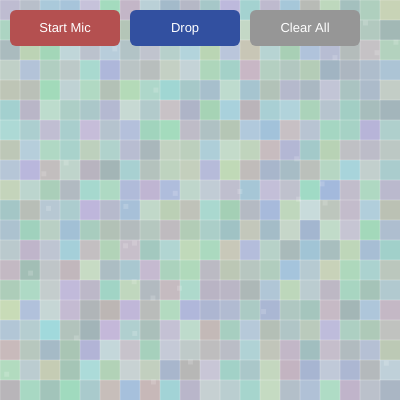
Frame 1 (no input)
Frame 60 (no input): identical to frame 1, image omitted
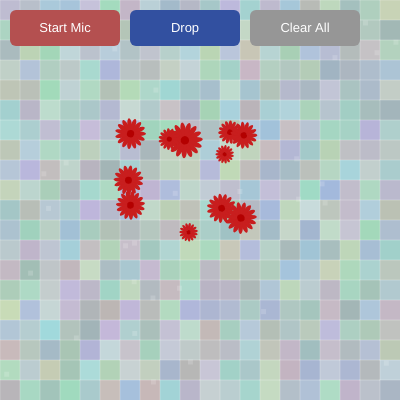
Frame 120 (the mouse pressed at the canvas centre since frame 60)

The p5.js sketch that drew these frames (run headless with seeded random() and noise() and a simulated clock; from frame 60 on, the mouse is pressed at the canvas centre):

// p5.js sketch
// ── sketch.js
// ─── Project B: Floating Letters + Rose Fireworks + Mosaic Background ───

let recognition;
let listening = false;
let letters = [];
let roses = [];
let falling = false;
let lastBurstTime = 0;
let bgBuffer; // off-screen buffer for the mosaic background

function setup() {
  createCanvas(400, 400);
  textSize(14);

  // Generate the light blue mosaic background once
  bgBuffer = createGraphics(400, 400);
  drawMosaicBackground(bgBuffer);

  // Speech recognition
  const SpeechRecognition = window.SpeechRecognition || window.webkitSpeechRecognition;
  if (SpeechRecognition) {
    recognition = new SpeechRecognition();
    recognition.continuous = true;
    recognition.interimResults = false;
    recognition.lang = 'en-US';

    recognition.onresult = (e) => {
      for (let i = e.resultIndex; i < e.results.length; i++) {
        if (e.results[i].isFinal) {
          const words = e.results[i][0].transcript.trim();
          for (let ch of words) {
            if (ch !== ' ') {
              letters.push(new Letter(ch));
            }
          }
        }
      }
    };

    recognition.onend = () => {
      if (listening && recognition) recognition.start();
    };
  } else {
    console.warn('Speech recognition not supported in this browser.');
  }
}

function draw() {
  // Draw the mosaic background from the buffer
  image(bgBuffer, 0, 0);

  // Update and display letters
  for (let l of letters) {
    l.update();
    l.display();
  }

  // Update and display roses
  for (let r of roses) {
    r.update();
    r.display();
  }

  // ── GUI Buttons ──
  // Mic button
  fill(listening ? color(80, 180, 100) : color(180, 80, 80));
  noStroke();
  rect(10, 10, 110, 36, 6);
  fill(255);
  textAlign(CENTER, CENTER);
  textSize(13);
  text(listening ? 'Stop Mic' : 'Start Mic', 65, 28);

  // Drop / Float button
  fill(falling ? color(80, 120, 200) : color(50, 80, 160));
  rect(130, 10, 110, 36, 6);
  fill(255);
  text(falling ? 'Floating' : 'Drop', 185, 28);

  // Clear button
  fill(150);
  rect(250, 10, 110, 36, 6);
  fill(255);
  text('Clear All', 305, 28);
}

function mousePressed() {
  // Mic toggle
  if (mouseX > 10 && mouseX < 120 && mouseY > 10 && mouseY < 46) {
    if (recognition) {
      if (!listening) {
        recognition.start();
        listening = true;
      } else {
        recognition.stop();
        listening = false;
      }
    }
    return;
  }

  // Drop / Float toggle
  if (mouseX > 130 && mouseX < 240 && mouseY > 10 && mouseY < 46) {
    falling = !falling;
    for (let l of letters) l.setFalling(falling);
    for (let r of roses) r.setFalling(falling);
    return;
  }

  // Clear all
  if (mouseX > 250 && mouseX < 360 && mouseY > 10 && mouseY < 46) {
    letters = [];
    roses = [];
    return;
  }

  // ── Click anywhere else → burst of roses ──
  if (roses.length < 300) {
    let burstCount = int(random(10, 18));
    for (let i = 0; i < burstCount; i++) {
      roses.push(new RoseParticle(mouseX, mouseY));
    }
  }
}

function mouseDragged() {
  // Ignore drags that start on buttons
  if (mouseY > 10 && mouseY < 46 && mouseX > 10 && mouseX < 360) {
    return false;
  }
  if (millis() - lastBurstTime > 80 && roses.length < 300) {
    let burstCount = int(random(6, 12));
    for (let i = 0; i < burstCount; i++) {
      roses.push(new RoseParticle(mouseX, mouseY));
    }
    lastBurstTime = millis();
  }
  return false;
}

// ─── Letter class (unchanged) ──────────────────────────────────────────
class Letter {
  constructor(ch) {
    this.ch  = ch;
    this.x   = random(20, width - 20);
    this.y   = random(70, height - 20);
    this.vx  = random(-1, 1);
    this.vy  = random(-1, 1);
    this.col = color(random(50,200), random(50,150), random(150,255));
    this.size = random(14, 28);
    this.falling = false;
    this.grounded = false;
    this.gravity = 0.3;
  }

  setFalling(f) {
    if (!this.grounded) {
      this.falling = f;
      if (!f) {
        this.vy = random(-1, 1);
        this.vx = random(-1, 1);
        this.grounded = false;
      }
    }
  }

  update() {
    if (this.grounded) return;
    if (this.falling) {
      this.vy += this.gravity;
      this.x  += this.vx * 0.3;
      this.y  += this.vy;
      if (this.y >= height - this.size) {
        this.y = height - this.size;
        this.vy *= -0.3;
        this.vx *= 0.8;
        if (abs(this.vy) < 0.5) {
          this.vy = 0;
          this.vx = 0;
          this.grounded = true;
        }
      }
    } else {
      this.x += this.vx;
      this.y += this.vy;
      if (this.x < 10 || this.x > width - 10)  this.vx *= -1;
      if (this.y < 60 || this.y > height - 10) this.vy *= -1;
    }
  }

  display() {
    fill(this.col);
    noStroke();
    textAlign(CENTER, CENTER);
    textSize(this.size);
    text(this.ch, this.x, this.y);
  }
}

// ─── Rose particle class (floats and falls like letters) ──────────────
class RoseParticle {
  constructor(x, y) {
    this.x = x;
    this.y = y;
    this.vx = random(-1.2, 1.2);
    this.vy = random(-1.2, 1.2);
    this.size = random(10, 22);
    this.rot = random(TWO_PI);
    this.falling = false;
    this.grounded = false;
    this.gravity = 0.28;
    this.alpha = 255;
  }

  setFalling(f) {
    if (!this.grounded) {
      this.falling = f;
      if (!f) {
        this.vy = random(-1.2, 1.2);
        this.vx = random(-1.2, 1.2);
        this.grounded = false;
      }
    }
  }

  update() {
    if (this.grounded) return;
    if (this.falling) {
      this.vy += this.gravity;
      this.x  += this.vx * 0.3;
      this.y  += this.vy;
      if (this.y >= height - this.size * 0.9) {
        this.y = height - this.size * 0.9;
        this.vy *= -0.3;
        this.vx *= 0.8;
        if (abs(this.vy) < 0.5) {
          this.vy = 0;
          this.vx = 0;
          this.grounded = true;
        }
      }
    } else {
      this.x += this.vx;
      this.y += this.vy;
      if (this.x < 10 || this.x > width - 10)  this.vx *= -1;
      if (this.y < 60 || this.y > height - 10) this.vy *= -1;
    }
    this.rot += 0.02;
  }

  display() {
    drawRose(this.x, this.y, this.size, this.alpha, this.rot);
  }
}

// ─── Draw a rose with 15 petals ──────────────────────────────────────
function drawRose(x, y, sz, alpha, rotation = 0) {
  push();
  translate(x, y);
  rotate(rotation);
  fill(200, 30, 30, alpha);
  noStroke();
  for (let i = 0; i < 15; i++) {
    push();
    rotate(i * TWO_PI / 15);
    ellipse(0, -sz * 0.5, sz * 0.25, sz * 0.7);
    pop();
  }
  fill(180, 0, 0, alpha);
  circle(0, 0, sz * 0.4);
  pop();
}

// ─── Mosaic background generator ──────────────────────────────────────
function drawMosaicBackground(g) {
  const tileSize = 20;
  g.noStroke();
  for (let i = 0; i < g.width; i += tileSize) {
    for (let j = 0; j < g.height; j += tileSize) {
      // light blue tiles with slight variation
      let blue = 200 + random(-20, 20);
      let green = 200 + random(-20, 20);
      let red = 180 + random(-20, 20);
      g.fill(red, green, blue);
      g.rect(i, j, tileSize, tileSize);

      // subtle white grout lines (overlapping edges)
      g.stroke(255, 80);
      g.strokeWeight(0.8);
      g.line(i, j, i + tileSize, j);        // top
      g.line(i, j, i, j + tileSize);        // left
      // noStroke() again for next tile
      g.noStroke();
    }
  }
  // optional: add a few darker accents to simulate ceramic breaks
  for (let k = 0; k < 30; k++) {
    let x = random(g.width);
    let y = random(g.height);
    g.fill(255, 40);
    g.noStroke();
    g.rect(x, y, 5, 5);
  }
}

// ── style.css
html, body {
  margin: 0;
  padding: 0;
  background-color: #e8f4f8;  /* fundo claro azulado para toda a página */
  font-family: 'Segoe UI', Tahoma, Geneva, Verdana, sans-serif;
}

header {
  text-align: center;
  padding: 0.8rem 1rem 0.2rem;
  background: #ffffffcc;
  backdrop-filter: blur(6px);
  border-bottom: 2px solid #d94f4f;
}

h1 {
  margin: 0;
  font-size: 2rem;
  color: #b23b3b;
  letter-spacing: 0.02em;
}

.subtitle {
  margin: 0.2rem 0 0;
  font-size: 1rem;
  color: #9e5a5a;
  font-style: italic;
}

main {
  display: flex;
  justify-content: center;
  align-items: center;
  padding: 1rem 0.5rem;
}

canvas {
  display: block;
  max-width: 100%;
  height: auto !important;
  box-shadow: 0 4px 12px rgba(0,0,0,0.1);
  border-radius: 8px;
}

footer {
  text-align: center;
  font-size: 0.85rem;
  color: #3b5e6b;
  padding: 0.6rem 1rem 1rem;
  background: #ffffffcc;
  backdrop-filter: blur(6px);
  border-top: 2px solid #b23b3b;
  line-height: 1.4;
}
